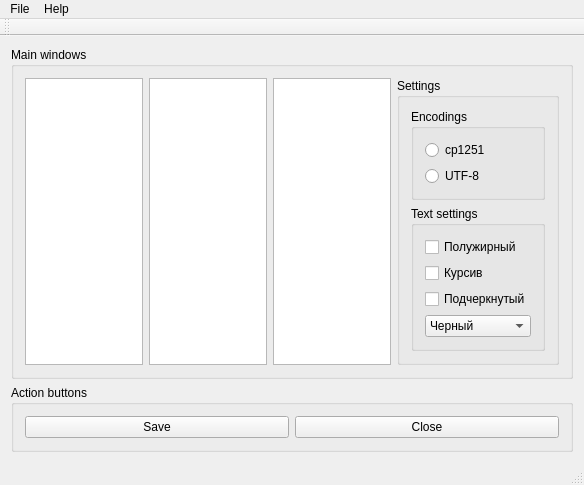
<?xml version="1.0" encoding="UTF-8"?>
<ui version="4.0">
 <class>MainWindow</class>
 <widget class="QMainWindow" name="MainWindow">
  <property name="geometry">
   <rect>
    <x>0</x>
    <y>0</y>
    <width>584</width>
    <height>461</height>
   </rect>
  </property>
  <property name="windowTitle">
   <string>MainWindow</string>
  </property>
  <widget class="QWidget" name="centralWidget">
   <layout class="QVBoxLayout" name="verticalLayout">
    <item>
     <widget class="QGroupBox" name="">
      <property name="title">
       <string>Main windows</string>
      </property>
      <layout class="QHBoxLayout" name="Mainhorizontal">
       <item>
        <widget class="QTreeView" name="treeView"/>
       </item>
       <item>
        <widget class="QListView" name="listView"/>
       </item>
       <item>
        <widget class="QTextEdit" name="textEdit"/>
       </item>
       <item>
        <widget class="QGroupBox" name="SetingsBox">
         <property name="title">
          <string>Settings</string>
         </property>
         <layout class="QVBoxLayout" name="ButtonsVerrtical">
          <item>
           <widget class="QGroupBox" name="RadioBox">
            <property name="title">
             <string>Encodings</string>
            </property>
            <layout class="QVBoxLayout" name="RadioVertical">
             <item>
              <widget class="QRadioButton" name="RadioCP1251">
               <property name="text">
                <string>cp1251</string>
               </property>
              </widget>
             </item>
             <item>
              <widget class="QRadioButton" name="RadioUTF8">
               <property name="text">
                <string>UTF-8</string>
               </property>
              </widget>
             </item>
            </layout>
           </widget>
          </item>
          <item>
           <widget class="QGroupBox" name="">
            <property name="title">
             <string>Text settings</string>
            </property>
            <layout class="QVBoxLayout" name="CheckBoxVertical">
             <item>
              <widget class="QCheckBox" name="checkBoxBoldFront">
               <property name="text">
                <string>Полужирный</string>
               </property>
              </widget>
             </item>
             <item>
              <widget class="QCheckBox" name="checkBoItalics">
               <property name="text">
                <string>Курсив</string>
               </property>
              </widget>
             </item>
             <item>
              <widget class="QCheckBox" name="checkBoxUnderlined">
               <property name="text">
                <string>Подчеркнутый</string>
               </property>
              </widget>
             </item>
             <item>
              <widget class="QComboBox" name="comboBox">
               <item>
                <property name="text">
                 <string>Черный</string>
                </property>
               </item>
               <item>
                <property name="text">
                 <string>Белый</string>
                </property>
               </item>
               <item>
                <property name="text">
                 <string>Красный</string>
                </property>
               </item>
               <item>
                <property name="text">
                 <string>Синий</string>
                </property>
               </item>
              </widget>
             </item>
            </layout>
           </widget>
          </item>
         </layout>
        </widget>
       </item>
      </layout>
     </widget>
    </item>
    <item>
     <widget class="QGroupBox" name="ButtonBox">
      <property name="title">
       <string>Action buttons</string>
      </property>
      <layout class="QHBoxLayout" name="HorizontalButtons">
       <item>
        <widget class="QPushButton" name="pushButtonSave">
         <property name="text">
          <string>Save</string>
         </property>
        </widget>
       </item>
       <item>
        <widget class="QPushButton" name="pushButtonClose">
         <property name="text">
          <string>Close</string>
         </property>
        </widget>
       </item>
      </layout>
     </widget>
    </item>
   </layout>
  </widget>
  <widget class="QMenuBar" name="menuBar">
   <property name="geometry">
    <rect>
     <x>0</x>
     <y>0</y>
     <width>584</width>
     <height>20</height>
    </rect>
   </property>
   <widget class="QMenu" name="menuFile">
    <property name="title">
     <string>File</string>
    </property>
    <addaction name="actionSave"/>
    <addaction name="actionClose"/>
   </widget>
   <widget class="QMenu" name="menuHelp">
    <property name="title">
     <string>Help</string>
    </property>
    <addaction name="actionAbout"/>
   </widget>
   <addaction name="menuFile"/>
   <addaction name="menuHelp"/>
  </widget>
  <widget class="QToolBar" name="mainToolBar">
   <attribute name="toolBarArea">
    <enum>TopToolBarArea</enum>
   </attribute>
   <attribute name="toolBarBreak">
    <bool>false</bool>
   </attribute>
  </widget>
  <widget class="QStatusBar" name="statusBar"/>
  <action name="actionAbout">
   <property name="text">
    <string>About</string>
   </property>
  </action>
  <action name="actionSave">
   <property name="text">
    <string>Save</string>
   </property>
  </action>
  <action name="actionClose">
   <property name="text">
    <string>Close</string>
   </property>
  </action>
 </widget>
 <layoutdefault spacing="6" margin="11"/>
 <resources/>
 <connections/>
</ui>
